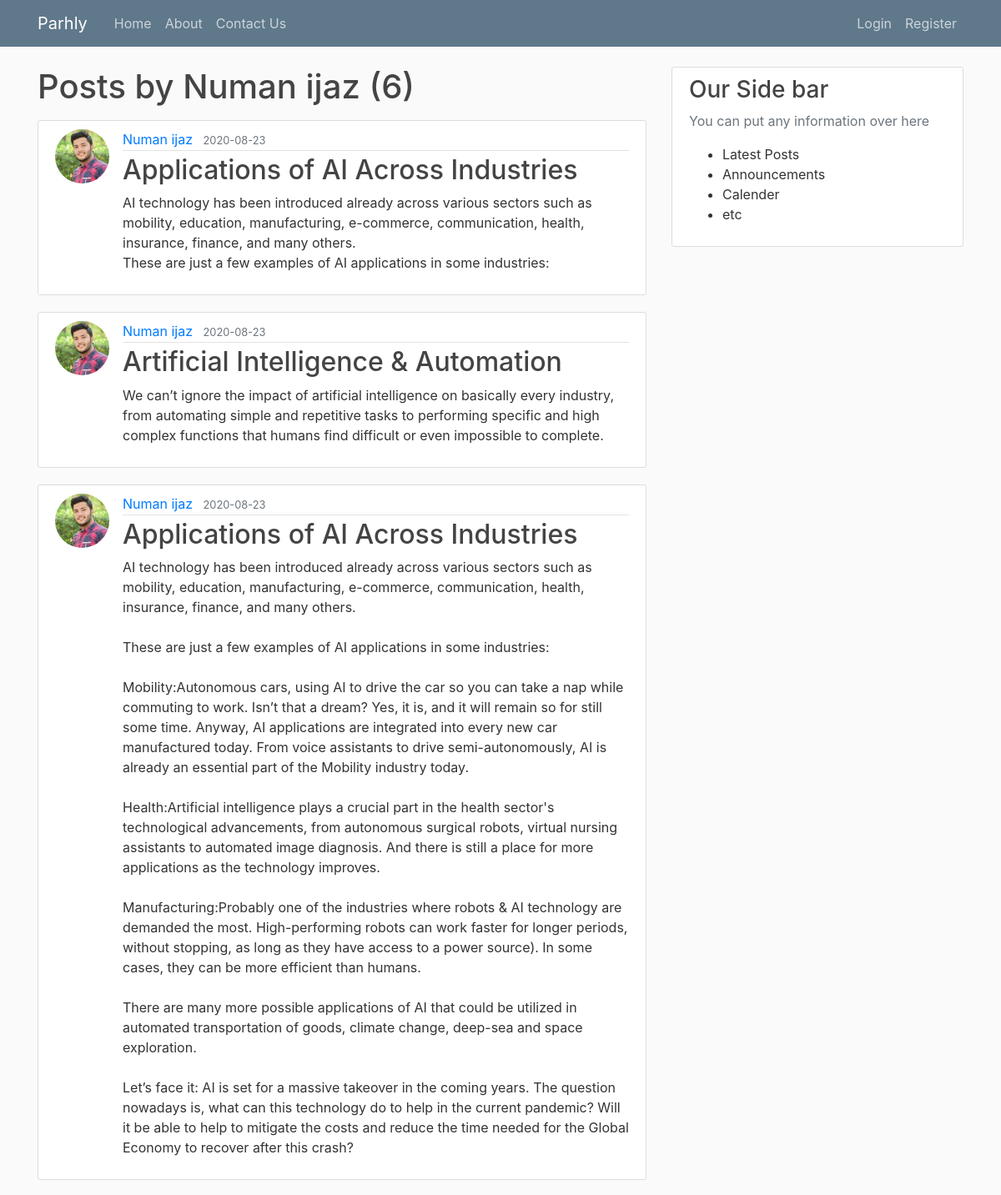
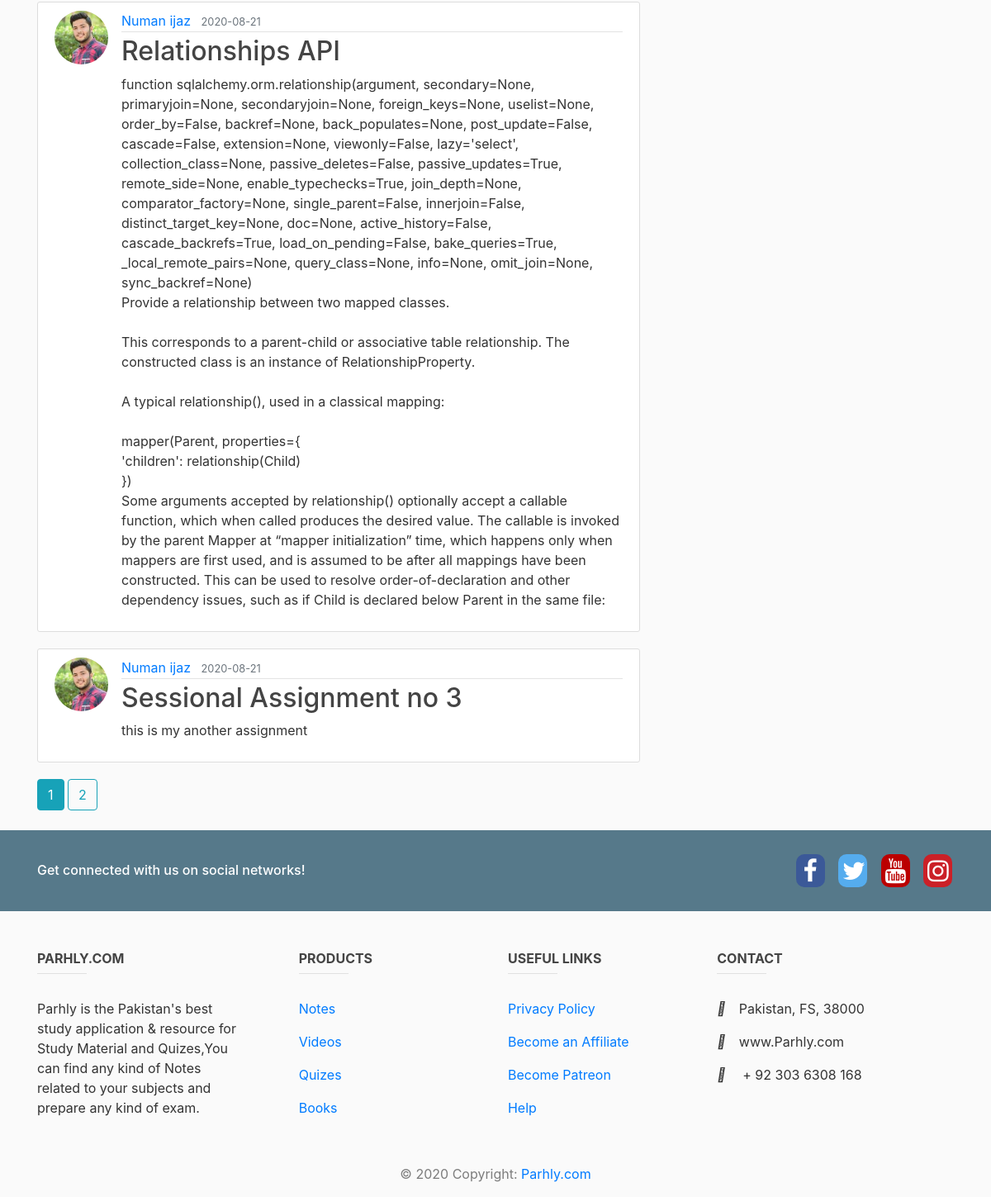
Screenshot of /user/Numan ijaz with the database file from the repository (2 pictures, top to bottom).
### server.py (models this page shows, shortened)
class User(db.Model, UserMixin):
    id = db.Column(db.Integer, primary_key=True)
    username = db.Column(db.String(30), unique=True, nullable=False)
    email = db.Column(db.String(120), unique=True, nullable=False)
    image_file = db.Column(
        db.String(120), nullable=False, default='default.jpg')
    password = db.Column(db.String(60), nullable=False)
    posts = db.relationship('Post', backref='author', lazy=True)

class Post(db.Model):
    id = db.Column(db.Integer, primary_key=True)
    title = db.Column(db.String(100), nullable=False)
    date_posted = db.Column(db.DateTime, nullable=False,
                            default=datetime.utcnow)
    content = db.Column(db.Text, nullable=False)
    user_id = db.Column(db.Integer, db.ForeignKey('user.id'), nullable=False)

### server.py (the view)
@app.route("/user/<string:username>")
def user_posts(username):
    page = request.args.get('page', 1, type=int)
    user = User.query.filter_by(username=username).first_or_404()
    posts = Post.query.filter_by(author=user).order_by(
        Post.date_posted.desc()).paginate(page=page, per_page=5)
    return render_template('user_posts.html', posts=posts, user=user)

### templates/user_posts.html
{% extends 'layout.html' %}
{% block body %}
<h1 class="mb-3">Posts by {{user.username}} ({{posts.total}})</h1>
{% for post in posts.items %}
<article class="media content-section">
    <img src="{{url_for('static',filename='profile_pics/' + post.author.image_file)}}" alt="My Image"
        class="rounded-circle article-img">
    <div class="media-body">
        <div class="article-metadata">
            <a href="{{url_for('user_posts', username=post.author.username) }}" class="mr-2">{{post.author.username}}</a>
            <small class="text-muted">{{post.date_posted.strftime('%Y-%m-%d')}}</small>
        </div>
        <h2><a href="{{url_for('post',post_id = post.id)}}" class="article-title">{{post.title}}</a></h2>
        <p class="article-content">{{post.content}}</p>
    </div>
</article>
{% endfor %}
{% for page_num in posts.iter_pages(left_edge=1,right_edge=1,left_current=1,right_current=2) %}
{% if page_num %}
    {% if posts.page == page_num %}
    <a class="btn btn-info mb-4" href="{{url_for('user_posts', username=user.username, page= page_num)}}">{{page_num}}</a>
    {% else %}
    <a class="btn btn-outline-info mb-4" href="{{url_for('user_posts', username= user.username, page = page_num)}}">{{page_num}}</a>
    {% endif %}
{% else %}
...
{% endif %}
{% endfor %}
{% endblock %}

### templates/layout.html (shortened to what this page needs)
<!DOCTYPE html>
<html lang="en">
<head>
    <link rel="stylesheet" href="https://cdnjs.cloudflare.com/ajax/libs/font-awesome/4.7.0/css/font-awesome.min.css">
    <link rel="stylesheet" href="https://stackpath.bootstrapcdn.com/bootstrap/4.5.2/css/bootstrap.min.css"
>
    <link rel="stylesheet" href="{{url_for('static',filename='styles.css')}}">
</head>
<body>
    {% include 'navbar.html' %}
    <main role="main" class="container">
        <div class="row">
            <div class="col-md-8">
                {% block body %}
                {% endblock %}
            </div>
            <div class="col-md-4">
                <div class="content-section">
                    <h3>Our Side bar</h3>
                    <p class="text-muted">You can put any information over here
                    <ul>
                        <li>Latest Posts</li>
                        <li>Announcements</li>
                        <li>Calender</li>
                        <li>etc</li>
                    </ul>
                    </p>
                </div>
            </div>
        </div>
    </main>
{% include 'footer.html' %}
</body>
</html>

### templates/navbar.html (shortened to what this page needs)
<header class="site-header">
  <nav class="navbar navbar-expand-md navbar-dark bg-steel fixed-top">
    <div class="container">
      <a class="navbar-brand mr-4" href="/">Parhly</a>
      <div class="collapse navbar-collapse" id="navbarToggle">
        <div class="navbar-nav mr-auto">
          <a class="nav-item nav-link" href="{{url_for('home_page')}}">Home</a>
          <a class="nav-item nav-link" href="{{url_for('about_page')}}">About</a>
          <a class="nav-item nav-link" href="{{url_for('contact')}}">Contact Us</a>
        </div>
        <div class="navbar-nav">
          {% if current_user.is_authenticated %}
          <a class="nav-item nav-link" href="{{url_for('new_post')}}">Create Post</a>
          <div class="nav-item dropdown">
            <a class="nav-link dropdown-toggle" href="#" id="navbarDropdown" role="button" data-toggle="dropdown"
              aria-haspopup="true" aria-expanded="false">
              Account
            </a>
            <div class="nav-item  dropdown-menu" aria-labelledby="navbarDropdown">
              <a class="dropdown-item" href="{{url_for('account')}}">Account Settings</a>
              <a class="dropdown-item" href="{{url_for('user_page')}}">Users</a>
              <div class="dropdown-divider"></div>
              <a class="dropdown-item" href="{{url_for('logout')}}">Logout</a>
            </div>
          </div>
          {% else %}
          <a class="nav-item nav-link" href="{{url_for('login')}}">Login</a>
          <a class="nav-item nav-link" href="{{url_for('register')}}">Register</a>
          {% endif %}
        </div>
      </div>
    </div>
  </nav>
</header>

### templates/footer.html
  <footer class="page-footer font-small lighten-5 ">
    <div style="background-color: #56798a;">
      <div class="container">
        <div class="row py-4 d-flex align-items-center">
          <div class="col-md-6 col-lg-5 text-center text-md-left mb-4 mb-md-0">
            <h6 class="mb-0" style="color: white;">Get connected with us on social networks!</h6>
          </div>
          <div class="col-md-6 col-lg-7 text-center text-md-right">
            <a href="#" class="fa fa-facebook" style="width: 35px;
            padding: 5px;
            border-radius: 10px;
            text-align: center;
            text-decoration: none;
            color: white;
            background: #3B5998;"
            title="facebook"></a>
            <a href="#" class="fa fa-twitter" style="width: 35px;
            padding: 5px;
            margin-left: 10px;
            border-radius: 10px;
            text-align: center;
            text-decoration: none;
            color: white;
            background: #55ACEE;"
            title="Twitter"></a>
            <a href="https://www.youtube.com" class="fa fa-youtube" style="width: 35px;
            padding: 5px;
            margin-left: 10px;
            border-radius: 10px;
            text-align: center;
            text-decoration: none;
            color: white;
            background: #bb0000;"
            title="Youtube"></a>
            <a href="#" class="fa fa-instagram" style="width: 35px;
            padding: 5px;
            margin-left: 10px;
            border-radius: 10px;
            text-align: center;
            text-decoration: none;
            color: white;
            background: #cb2027;"
            title="Instagram"></a>
          </div>
        </div>
      </div>
    </div>
    <div class="container text-center text-md-left mt-5">
      <div class="row mt-3 dark-grey-text">
        <div class="col-md-3 col-lg-4 col-xl-3 mb-4">
          <h6 class="text-uppercase font-weight-bold">Parhly.com</h6>
          <hr class="teal accent-3 mb-4 mt-0 d-inline-block mx-auto" style="width: 60px;">
          <p>Parhly is the Pakistan's best study application & resource for Study Material and Quizes,You can find
            any kind of Notes related to your subjects
            and prepare any kind of exam.</p>
        </div>
        <div class="col-md-2 col-lg-2 col-xl-2 mx-auto mb-4">
          <h6 class="text-uppercase font-weight-bold">Products</h6>
          <hr class="teal accent-3 mb-4 mt-0 d-inline-block mx-auto" style="width: 60px;">
          <p>
            <a class="dark-grey-text" href="#!">Notes</a>
          </p>
          <p>
            <a class="dark-grey-text" href="#!">Videos</a>
          </p>
          <p>
            <a class="dark-grey-text" href="#!">Quizes</a>
          </p>
          <p>
            <a class="dark-grey-text" href="#!">Books</a>
          </p>
        </div>
        <div class="col-md-3 col-lg-2 col-xl-2 mx-auto mb-4">
          <h6 class="text-uppercase font-weight-bold">Useful links</h6>
          <hr class="teal accent-3 mb-4 mt-0 d-inline-block mx-auto" style="width: 60px;">
          <p>
            <a class="dark-grey-text" href="#!">Privacy Policy</a>
          </p>
          <p>
            <a class="dark-grey-text" href="#!">Become an Affiliate</a>
          </p>
          <p>
            <a class="dark-grey-text" href="#">Become Patreon</a>
          </p>
          <p>
            <a class="dark-grey-text" href="{{url_for('contact')}}">Help</a>
          </p>
        </div>
        <div class="col-md-4 col-lg-3 col-xl-3 mx-auto mb-md-0 mb-4">
          <h6 class="text-uppercase font-weight-bold">Contact</h6>
          <hr class="teal accent-3 mb-4 mt-0 d-inline-block mx-auto" style="width: 60px;">
          <p>
            <i class="fas fa-home mr-3"></i>Pakistan, FS, 38000</p>
          <p>
            <i class="fas fa-envelope mr-3"></i>www.Parhly.com</p>
          <p>
            <i class="fas fa-phone mr-3"></i> + 92 303 6308 168</p>
        </div>
      </div>
    </div>
    <div class="footer-copyright text-center text-black-50 py-3">© 2020 Copyright:
      <a class="dark-grey-text" href="#">Parhly.com</a>
    </div>
  </footer>

### static/styles.css (style rules this page uses)
body { background: #fafafa; color: #333333; margin-top: 5rem; }
h1, h2, h3, h4, h5, h6 { color: #444444; }
.bg-steel { background-color: #5f788a; }
.site-header .navbar-nav .nav-link { color: #cbd5db; }
.content-section { background: #ffffff; padding: 10px 20px; border: 1px solid #dddddd; border-radius: 3px; margin-bottom: 20px; }
.article-title { color: #444444; }
.article-content { white-space: pre-line; }
.article-img { height: 65px; width: 65px; margin-right: 16px; }
.article-metadata { padding-bottom: 1px; margin-bottom: 4px; border-bottom: 1px solid #e3e3e3 }
.fa-facebook { background: #3B5998; color: white; }
.fa { padding: 20px; font-size: 30px; width: 30px; text-align: center; text-decoration: none; margin: 5px 2px; border-radius: 50%; }

### rows the page displays
User: username "Numan ijaz"
Post: image_file (picture), author.username "Numan ijaz", date_posted "2020-08-23", title "Applications of AI Across Industries", content "AI technology has been introduced already across various sectors such as mobility, education, manufacturing, e-commerce, communication, health, insurance, finance, and many others. These are just a few examples of AI applications in some industries:"
Post: image_file (picture), author.username "Numan ijaz", date_posted "2020-08-23", title "Artificial Intelligence & Automation", content "We can’t ignore the impact of artificial intelligence on basically every industry, from automating simple and repetitive tasks to performing specific and high complex functions that humans find difficult or even impossible to complete."
Post: image_file (picture), author.username "Numan ijaz", date_posted "2020-08-23", title "Applications of AI Across Industries", content "AI technology has been introduced already across various sectors such as mobility, education, manufacturing, e-commerce, communication, health, insurance, finance, and many others. These are just a few examples of AI applications in some industries: Mobility:Autonomous cars, using AI to drive the car so you can take a nap while commuting to work. Isn’t that a dream? Yes, it is, and it will remain so for still some time. Anyway, AI applications are integrated into every new car manufactured today. From voice assistants to drive semi-autonomously, AI is already an essential part of the Mobility industry today. Health:Artificial intelligence plays a crucial part in the health sector's…"
Post: image_file (picture), author.username "Numan ijaz", date_posted "2020-08-21", title "Relationships API", content "function sqlalchemy.orm.relationship(argument, secondary=None, primaryjoin=None, secondaryjoin=None, foreign_keys=None, uselist=None, order_by=False, backref=None, back_populates=None, post_update=False, cascade=False, extension=None, viewonly=False, lazy='select', collection_class=None, passive_deletes=False, passive_updates=True, remote_side=None, enable_typechecks=True, join_depth=None, comparator_factory=None, single_parent=False, innerjoin=False, distinct_target_key=None, doc=None, active_history=False, cascade_backrefs=True, load_on_pending=False, bake_queries=True, _local_remote_pairs=None, query_class=None, info=None, omit_join=None, sync_backref=None) Provide a relationship between…"
Post: image_file (picture), author.username "Numan ijaz", date_posted "2020-08-21", title "Sessional Assignment no 3", content "this is my another assignment"

### other values shown
{{ posts.total }} "6"
{{ page_num }} "1"
{{ page_num }} "2"
